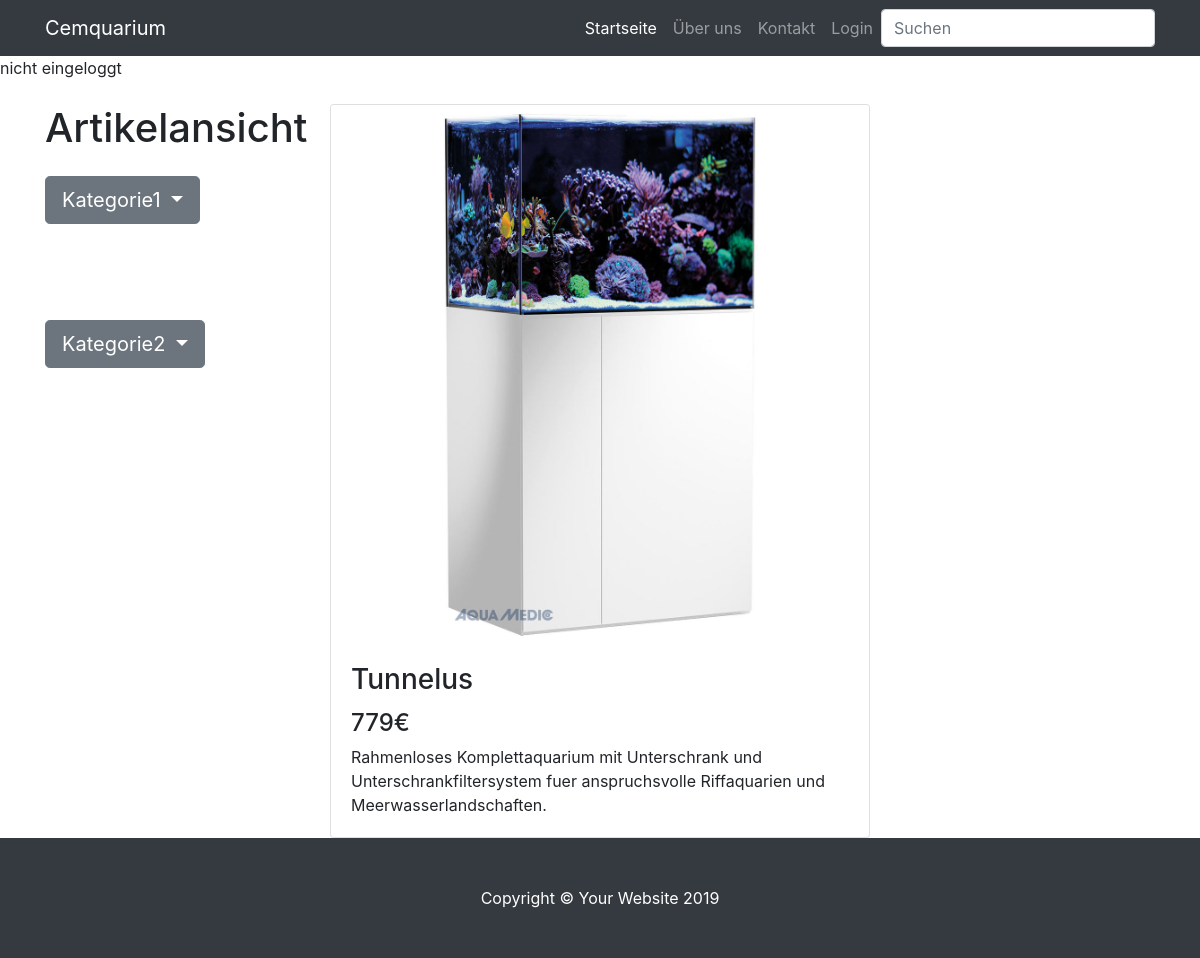
Screenshot of /html/artikel.php?idartikel=1 with the database file from the repository.
### tables this page shows
CREATE TABLE IF NOT EXISTS `Produkt` (
  `id` INT NOT NULL,
  `name` VARCHAR(45) NULL,
  `beschreibung` VARCHAR(10000) NULL,
  `preis` VARCHAR(45) NULL,
  `Unterkategorie_id` INT NOT NULL,
  `bild` VARCHAR(1000) NULL,
  PRIMARY KEY (`id`),
  CONSTRAINT `fk_Produkt_Unterkategorie1`
    FOREIGN KEY (`Unterkategorie_id`)
    REFERENCES `Unterkategorie` (`id`)
    ON DELETE NO ACTION
    ON UPDATE NO ACTION);

### html/readitem.php (the view, shortened to what this page needs)
<?php
$mysqli = new mysqli("localhost", "root", "", "Cemquarium");
$id = $_GET["idartikel"];
$sql = "SELECT * FROM Produkt
        WHERE id = ?;";
$statement = $mysqli->prepare($sql);
$statement->bind_param('s', $id);
$statement->execute();
$result = $statement->get_result();
while ($row = $result->fetch_object()) {
    $name = $row->name;
    $beschreibung = $row->beschreibung;
    $preis = $row->preis;
    $bild = $row->bild;
    echo '<div class="col-lg-6">
            <div class="card mt-4">
              <img class="card-img-top img-fluid" src="' . $bild . '" alt="">
          <div class="card-body">
                <h3 class="card-title">' . $name . '</h3>
                 <h4>' . $preis . '€</h4>
                <p class="card-text">' . $beschreibung . '</p>';
    echo '
              </div>
            </div>
          </div>';
}

### html/css/shop-item.css (style rules this page uses)
body { padding-top: 56px; }

### rows the page displays
produkt: name "Tunnelus", preis "779", beschreibung "Rahmenloses Komplettaquarium mit Unterschrank und Unterschrankfiltersystem fuer anspruchsvolle Riffaquarien und Meerwasserlandschaften."
